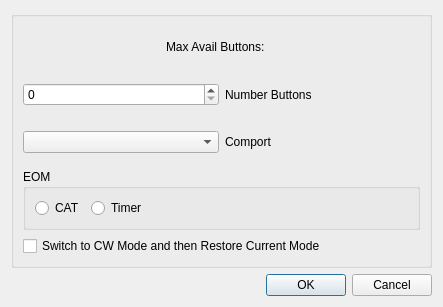
<?xml version="1.0" encoding="UTF-8"?>
<ui version="4.0">
 <class>TxVmRigSetupDialog</class>
 <widget class="QDialog" name="TxVmRigSetupDialog">
  <property name="geometry">
   <rect>
    <x>0</x>
    <y>0</y>
    <width>443</width>
    <height>307</height>
   </rect>
  </property>
  <property name="windowTitle">
   <string/>
  </property>
  <layout class="QVBoxLayout" name="verticalLayout">
   <item>
    <widget class="QGroupBox" name="setupRadioGroupBox">
     <property name="title">
      <string/>
     </property>
     <layout class="QVBoxLayout" name="verticalLayout_2">
      <item>
       <layout class="QHBoxLayout" name="horizontalLayout_3">
        <item>
         <spacer name="horizontalSpacer">
          <property name="orientation">
           <enum>Qt::Orientation::Horizontal</enum>
          </property>
          <property name="sizeHint" stdset="0">
           <size>
            <width>40</width>
            <height>20</height>
           </size>
          </property>
         </spacer>
        </item>
        <item>
         <widget class="QLabel" name="maxAvailButtonsTitle">
          <property name="text">
           <string>Max Avail Buttons:</string>
          </property>
         </widget>
        </item>
        <item>
         <widget class="QLabel" name="maxAvailButtonsLbl">
          <property name="text">
           <string/>
          </property>
         </widget>
        </item>
        <item>
         <spacer name="horizontalSpacer_2">
          <property name="orientation">
           <enum>Qt::Orientation::Horizontal</enum>
          </property>
          <property name="sizeHint" stdset="0">
           <size>
            <width>40</width>
            <height>20</height>
           </size>
          </property>
         </spacer>
        </item>
       </layout>
      </item>
      <item>
       <layout class="QHBoxLayout" name="horizontalLayout">
        <item>
         <widget class="QSpinBox" name="numButtons"/>
        </item>
        <item>
         <widget class="QLabel" name="nunButtonsLbl">
          <property name="text">
           <string>Number Buttons</string>
          </property>
         </widget>
        </item>
       </layout>
      </item>
      <item>
       <layout class="QHBoxLayout" name="horizontalLayout_2">
        <item>
         <widget class="QComboBox" name="comportSel"/>
        </item>
        <item>
         <widget class="QLabel" name="comportLbl">
          <property name="text">
           <string>Comport</string>
          </property>
         </widget>
        </item>
       </layout>
      </item>
      <item>
       <widget class="QGroupBox" name="EomGroupBox">
        <property name="title">
         <string>EOM</string>
        </property>
        <layout class="QHBoxLayout" name="horizontalLayout_4">
         <item>
          <widget class="QRadioButton" name="catEomRb">
           <property name="text">
            <string>CAT</string>
           </property>
          </widget>
         </item>
         <item>
          <widget class="QRadioButton" name="timerEomRb">
           <property name="text">
            <string>Timer</string>
           </property>
          </widget>
         </item>
         <item>
          <spacer name="horizontalSpacer_3">
           <property name="orientation">
            <enum>Qt::Orientation::Horizontal</enum>
           </property>
           <property name="sizeHint" stdset="0">
            <size>
             <width>40</width>
             <height>20</height>
            </size>
           </property>
          </spacer>
         </item>
        </layout>
       </widget>
      </item>
      <item>
       <widget class="QCheckBox" name="switchToCw">
        <property name="text">
         <string>Switch to CW Mode and then Restore Current Mode</string>
        </property>
       </widget>
      </item>
     </layout>
    </widget>
   </item>
   <item>
    <widget class="QDialogButtonBox" name="buttonBox">
     <property name="orientation">
      <enum>Qt::Orientation::Horizontal</enum>
     </property>
     <property name="standardButtons">
      <set>QDialogButtonBox::StandardButton::Cancel|QDialogButtonBox::StandardButton::Ok</set>
     </property>
    </widget>
   </item>
  </layout>
 </widget>
 <resources/>
 <connections>
  <connection>
   <sender>buttonBox</sender>
   <signal>accepted()</signal>
   <receiver>TxVmRigSetupDialog</receiver>
   <slot>accept()</slot>
   <hints>
    <hint type="sourcelabel">
     <x>248</x>
     <y>254</y>
    </hint>
    <hint type="destinationlabel">
     <x>157</x>
     <y>274</y>
    </hint>
   </hints>
  </connection>
  <connection>
   <sender>buttonBox</sender>
   <signal>rejected()</signal>
   <receiver>TxVmRigSetupDialog</receiver>
   <slot>reject()</slot>
   <hints>
    <hint type="sourcelabel">
     <x>316</x>
     <y>260</y>
    </hint>
    <hint type="destinationlabel">
     <x>286</x>
     <y>274</y>
    </hint>
   </hints>
  </connection>
 </connections>
</ui>
